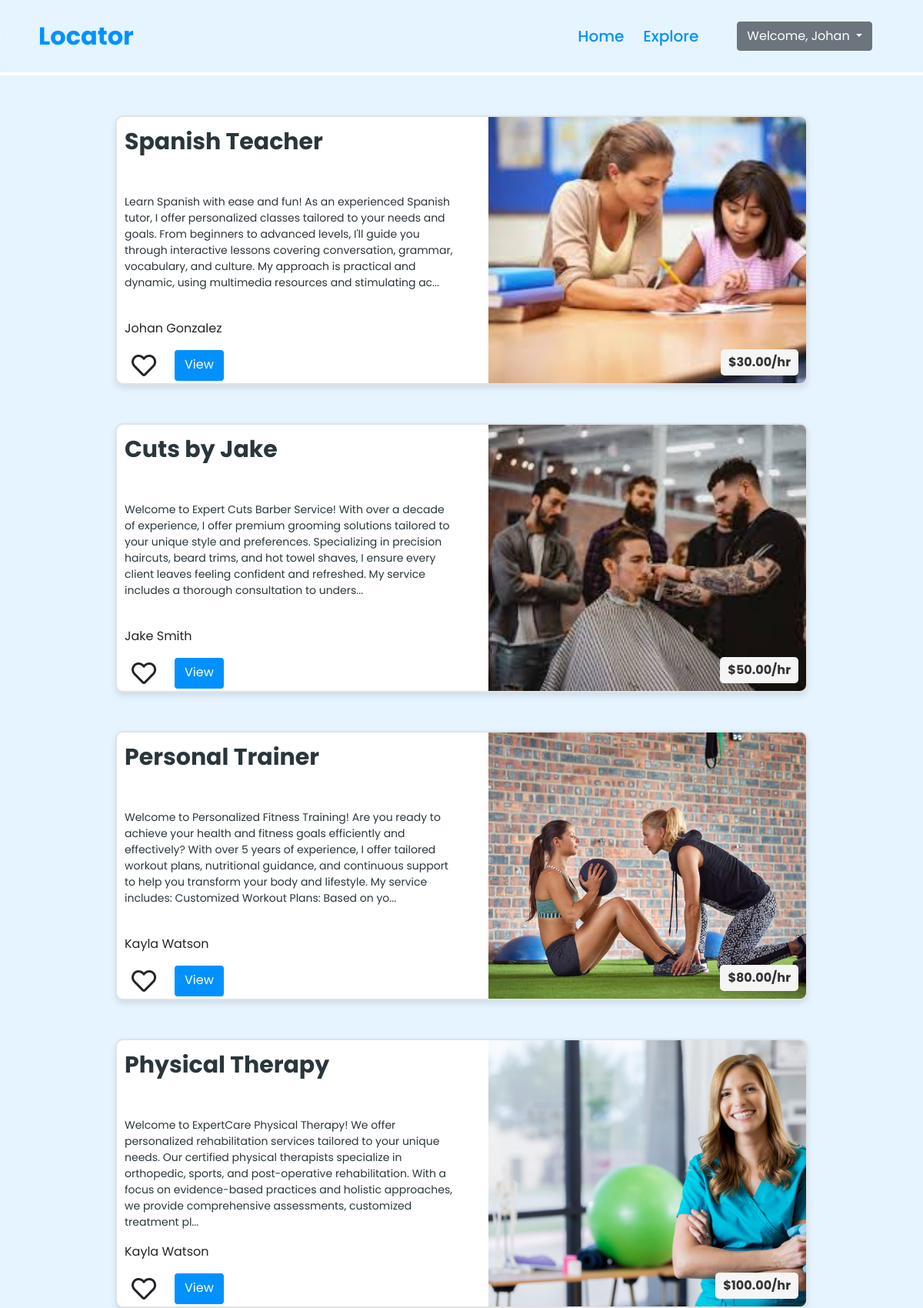
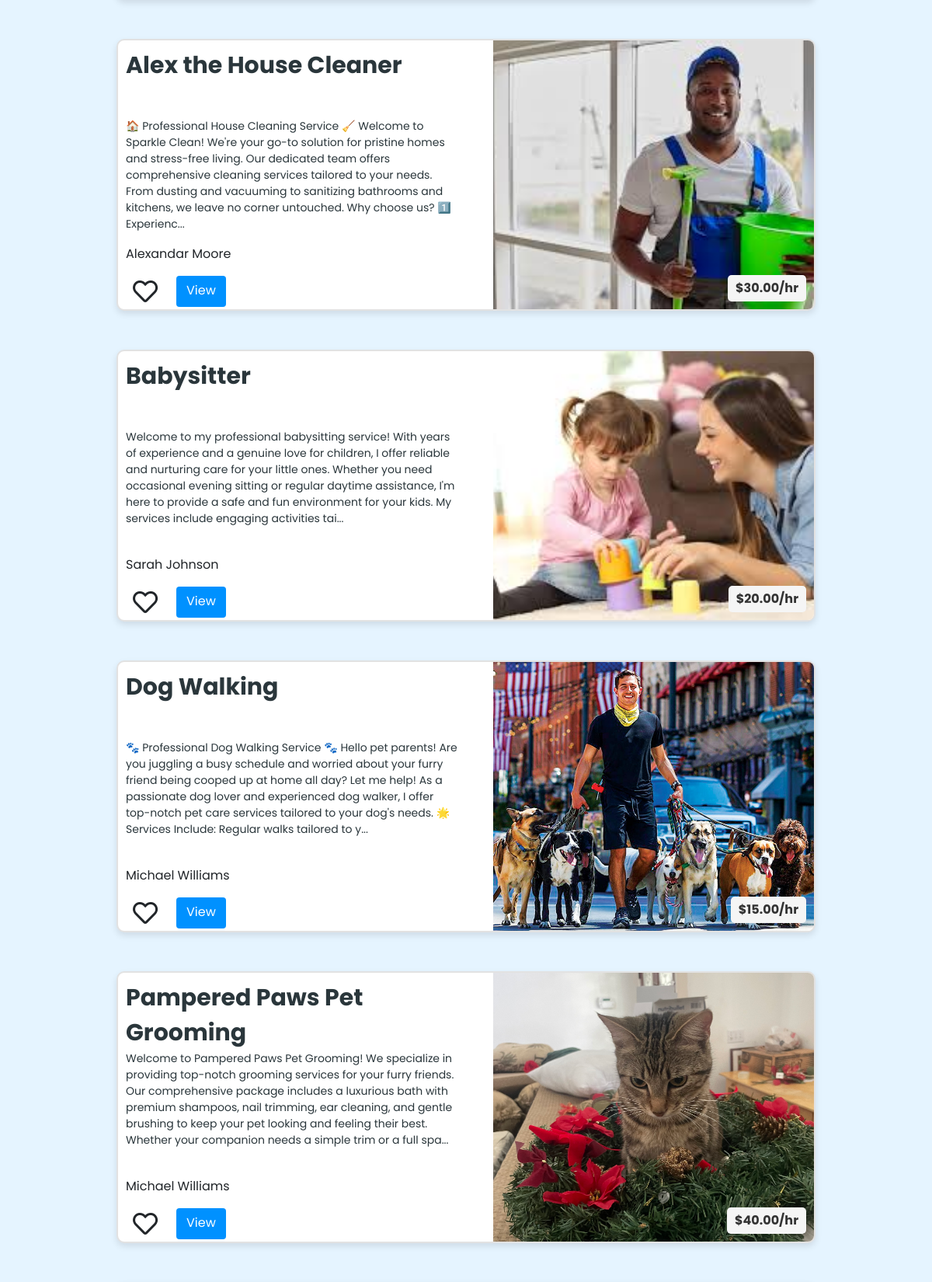
The app's page /explore/ (signed in, upper part) with its own data (2 pictures, top to bottom).
### posting_service/models.py (models this page shows)
class Service(models.Model):
  ServiceID = models.CharField(max_length=8, default=generate_unique_code, unique=True)
  freelancer = models.ForeignKey(User, on_delete=models.CASCADE, null=True, blank=True)
  serviceName = models.CharField(max_length=250)
  description = models.TextField()
  price = models.DecimalField(max_digits=10, decimal_places=2)
  credentials = models.FileField(upload_to='documents/', null=True, blank=True)
  category = models.CharField(max_length=40, choices=[('EDUCATION', 'Education'), ('PERSONAL CARE AND GROOMING', 'Personal Care and Grooming'), ('CLEANING AND JANITORIAL', 'Cleaning and Janitorial'), ('CONSTRUCTION AND RENOVATION', 'Construction and Renovation'), ('LANDSCAPING AND GARDENING', 'Landscaping and Gardening'), ('CHILD AND PET CARE', 'Child and Pet Care'), ('TECHNOLOGY AND CREATIVE ARTS', 'Technology and Creative Arts'), ('OTHER', 'Other')], null=True, blank=True)
  created_at = models.DateTimeField(auto_now_add=True)

class Photo(models.Model):
    service = models.ForeignKey(Service, on_delete=models.CASCADE, null=True, blank=True)
    service_img = models.ImageField(upload_to='images/', null=True, blank=True)

### frontend/views.py (the view)
# urls.py: path('explore/', ViewServices, name="explore")
def ViewServices(request):
  services = Service.objects.all()
  return render(request, 'explore.html', {'services': services})

### frontend/templatetags/custom_filters.py (called while the page is built)
@register.filter
def truncate_with_ellipsis(value, max_length):
    if len(value) > max_length:
        return value[:max_length-3] + '...'
    else:
        return value

### frontend/templates/explore.html (shortened to what this page needs)
{% extends "base.html" %}
{% load static %}
{% load custom_filters %}
{% block content %}
  {% for service in services %}
    <div id="review" style="margin-left: 50%; transform: translate(-50%);">
      <div id="leftsection">
          <div id="ptitle" style="margin-top: 10px; margin-bottom: 40px;"> {{ service.serviceName }} </div>
          <div id="pdescription">
              {{ service.description | truncate_with_ellipsis:350 }}
          </div>
          <div id="puser">
            <div id="pusername">
                {{ service.freelancer.first_name }} {{ service.freelancer.last_name }}
            </div>
          </div>
          <div id="other">
              <div class="heartsection">
                  <i class="far fa-heart animated-heart-outline fa-2x"></i>
                  <i class="fas fa-heart animated-heart fa-2x"></i>
              </div>
              <a href="{% url 'posting_service:service_page' service.ServiceID %}" class="btn custom-button" style="height: 40px; margin-left: 15px;">View</a>
          </div>
      </div>
      <div id="rightsection">
          <div id="imagesection">
              {% if service.photo_set.first %}
                <img src="{{ service.photo_set.first.service_img.url }}" style="width: 100%;height: 100%; object-fit: cover;">
              {% endif %}
          </div>
      </div>
      <div id="price-section">
        ${{ service.price }}/hr
      </div>
    </div>
  {% endfor %}
{% endblock content %}

### frontend/templates/base.html (shortened to what this page needs)
{% load static %}
<html lang="en">
    <head>
        <link rel="stylesheet" href="https://cdnjs.cloudflare.com/ajax/libs/font-awesome/5.15.1/css/all.min.css">
        <link href="https://cdnjs.cloudflare.com/ajax/libs/font-awesome/4.7.0/css/font-awesome.min.css" rel="stylesheet">
        <link rel="stylesheet" href="https://cdn.jsdelivr.net/npm/bootstrap@4.6.2/dist/css/bootstrap.min.css">
        <link rel="stylesheet" href="{% static 'css/home.css' %}">
        <link rel="stylesheet" href="{% static 'css/proposal.css' %}">
        <link rel="stylesheet" href="{% static 'css/categories.css' %}">
        <link rel="stylesheet" href="{% static 'css/explore.css' %}">
        <link rel="stylesheet" href="{% static 'css/review.css' %}">
        <link rel="stylesheet" href="{% static 'css/appointment.css' %}">
    </head>
    <body>
        <header class="header">
            <a href="{% url 'home' %}" class="logo" id="header-item">Locator</a>
            <nav class="navbar">
                <a href="{% url 'home' %}" id="header-item">Home</a>
                <a href="{% url 'explore' %}" id="header-item">Explore</a>
                {% if user.is_authenticated %}
                    <div class="dropdown" style="margin-left: 50px;">
                        <button class="btn btn-secondary dropdown-toggle" type="button" data-toggle="dropdown" aria-expanded="false">
                            Welcome, {{ user.first_name|default:"User" }}
                        </button>
                    </div>
                {% endif %}
            </nav>
        </header>
        <main style="margin-top:150px; margin-bottom:150px;">
            {% block content %}
            {% endblock content %}
        </main>
    </body>
</html>

### frontend/static/css/home.css (style rules this page uses)
:root { --primary: #0091ff; --primaryfade:#7dc7ff; --primaryveryfade: #e5f4ff; --secondary: #23d5ab; --secondaryfade:#73d5be; --fifth: #2A363B; }
* { margin:0; padding: 0; box-sizing:border-box; font-family: "Poppins", sans-serif; }
html, body { height:2500px; background: var(--primaryveryfade); }
#header-item { color: #0091ff; }
.header { position: absolute; top: 0; left: 0; width: 100%; padding: 20px 50px; background-color:transparent; display: flex; justify-content:space-between; align-items:center; z-index:5; border-bottom: 4px solid white; backdrop-filter:blur(20px); }
.logo { font-size: 32px; color: white; text-decoration:none; font-weight:700; }
.navbar a { position: relative; font-size:20px; color: #0091ff; font-weight:500; text-decoration:none; margin-left:25px; transition-duration: .3s; }
::placeholder { color:var(--primaryfade); }

### frontend/static/css/proposal.css (style rules this page uses)
#leftSection { flex: 1; display: flex; justify-content: center; align-items: center; margin-right: 20px; }
#rightSection { flex: 1; display: flex; flex-direction: column; }

### frontend/static/css/explore.css (style rules this page uses)
.animated-heart { color: transparent; position:absolute; cursor: pointer; }
.animated-heart-outline { position:absolute; }
.heartsection { margin-left:10px; width:50px; height:100%; display:flex; align-items:center; justify-content:center; }
#review { position: relative; width: 900px; height: 350px; margin-bottom: 50px; background-color: white; border: 2px solid rgb(226, 226, 226); border-radius: 10px; display: flex; box-shadow: 0 4px 8px rgba(0, 0, 0, 0.1); overflow: hidden; }
#leftsection { width:50%; height:100%; display:flex; flex-direction:column; }
#rightsection { position:relative; right:0px; }
#imagesection { margin-left:25px; width: 100%; height: 100%; object-fit: cover; }
#ptitle { width:100%; height:50px; padding-left:10px; color:var(--fifth); font-size: 30px; text-decoration:none; font-weight:bold; margin-bottom: 30px; }
#pdescription { width:100%; height:150px; padding-left:10px; color:var(--fifth); font-size: 14px; text-decoration:none; text-overflow:ellipsis; }
#puser { width:100%; height:50px; display:flex; }
#pusername { margin-left:10px; line-height: 50px; }
#other { width:100%; display:flex; flex-grow:1; align-items: center; }
#price-section { position: absolute; bottom: 10px; right: 10px; background-color: #f5f5f5; padding: 5px 10px; font-size: 16px; font-weight: bold; color: #333; border-radius:5px; }
.custom-button { background-color: #0091ff; color: white; }

### records on screen
Service: serviceName "Spanish Teacher", description "Learn Spanish with ease and fun! As an experienced Spanish tutor, I offer personalized classes tailored to your needs and goals. From beginners to advanced levels, I'll guide you through interactive lessons covering conversation, grammar, vocabulary, and culture. My approach is practical and dynamic, using multimedia resources and stimulating ac...", freelancer.first_name "Johan", freelancer.last_name "Gonzalez", photo_set.first.service_img (picture), price "30.00"
Service: serviceName "Cuts by Jake", description "Welcome to Expert Cuts Barber Service! With over a decade of experience, I offer premium grooming solutions tailored to your unique style and preferences. Specializing in precision haircuts, beard trims, and hot towel shaves, I ensure every client leaves feeling confident and refreshed. My service includes a thorough consultation to unders...", freelancer.first_name "Jake", freelancer.last_name "Smith", photo_set.first.service_img (picture), price "50.00"
Service: serviceName "Personal Trainer", description "Welcome to Personalized Fitness Training! Are you ready to achieve your health and fitness goals efficiently and effectively? With over 5 years of experience, I offer tailored workout plans, nutritional guidance, and continuous support to help you transform your body and lifestyle. My service includes: Customized Workout Plans: Based on yo...", freelancer.first_name "Kayla", freelancer.last_name "Watson", photo_set.first.service_img (picture), price "80.00"
Service: serviceName "Physical Therapy", description "Welcome to ExpertCare Physical Therapy! We offer personalized rehabilitation services tailored to your unique needs. Our certified physical therapists specialize in orthopedic, sports, and post-operative rehabilitation. With a focus on evidence-based practices and holistic approaches, we provide comprehensive assessments, customized treatment pl...", freelancer.first_name "Kayla", freelancer.last_name "Watson", photo_set.first.service_img (picture), price "100.00"
Service: serviceName "Alex the House Cleaner", description "🏠 Professional House Cleaning Service 🧹 Welcome to Sparkle Clean! We're your go-to solution for pristine homes and stress-free living. Our dedicated team offers comprehensive cleaning services tailored to your needs. From dusting and vacuuming to sanitizing bathrooms and kitchens, we leave no corner untouched. Why choose us? 1️⃣ Experienc...", freelancer.first_name "Alexandar", freelancer.last_name "Moore", photo_set.first.service_img (picture), price "30.00"
Service: serviceName "Babysitter", description "Welcome to my professional babysitting service! With years of experience and a genuine love for children, I offer reliable and nurturing care for your little ones. Whether you need occasional evening sitting or regular daytime assistance, I'm here to provide a safe and fun environment for your kids. My services include engaging activities tai...", freelancer.first_name "Sarah", freelancer.last_name "Johnson", photo_set.first.service_img (picture), price "20.00"
Service: serviceName "Dog Walking", description "🐾 Professional Dog Walking Service 🐾 Hello pet parents! Are you juggling a busy schedule and worried about your furry friend being cooped up at home all day? Let me help! As a passionate dog lover and experienced dog walker, I offer top-notch pet care services tailored to your dog's needs. 🌟 Services Include: Regular walks tailored to y...", freelancer.first_name "Michael", freelancer.last_name "Williams", photo_set.first.service_img (picture), price "15.00"
Service: serviceName "Pampered Paws Pet Grooming", description "Welcome to Pampered Paws Pet Grooming! We specialize in providing top-notch grooming services for your furry friends. Our comprehensive package includes a luxurious bath with premium shampoos, nail trimming, ear cleaning, and gentle brushing to keep your pet looking and feeling their best. Whether your companion needs a simple trim or a full spa...", freelancer.first_name "Michael", freelancer.last_name "Williams", photo_set.first.service_img (picture), price "40.00"

### other values on screen
{{ user.first_name|default:"User" }} "Johan"
